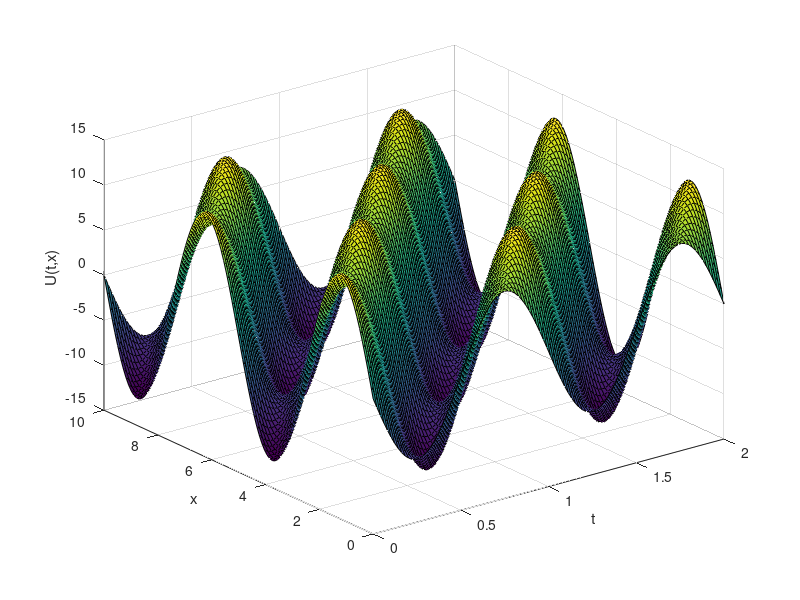

Write MATLAB code to recreate this figure.
clear; clc; close all;

% Description: Plots a signal

N = 100;
x = linspace(0,10,N);
t = linspace(0,2,N);

Ufun = @(t,x) 10*sin(2*pi*(t-x/5)) + 2*sin(2*pi*(t+x/5));

U = zeros(N,N);
for i = 1:N
    for j = 1:N
        U(i,j) = Ufun(t(i),x(j));
    end
end

surf(t,x,U)
xlabel('t')
ylabel('x')
zlabel('U(t,x)')
